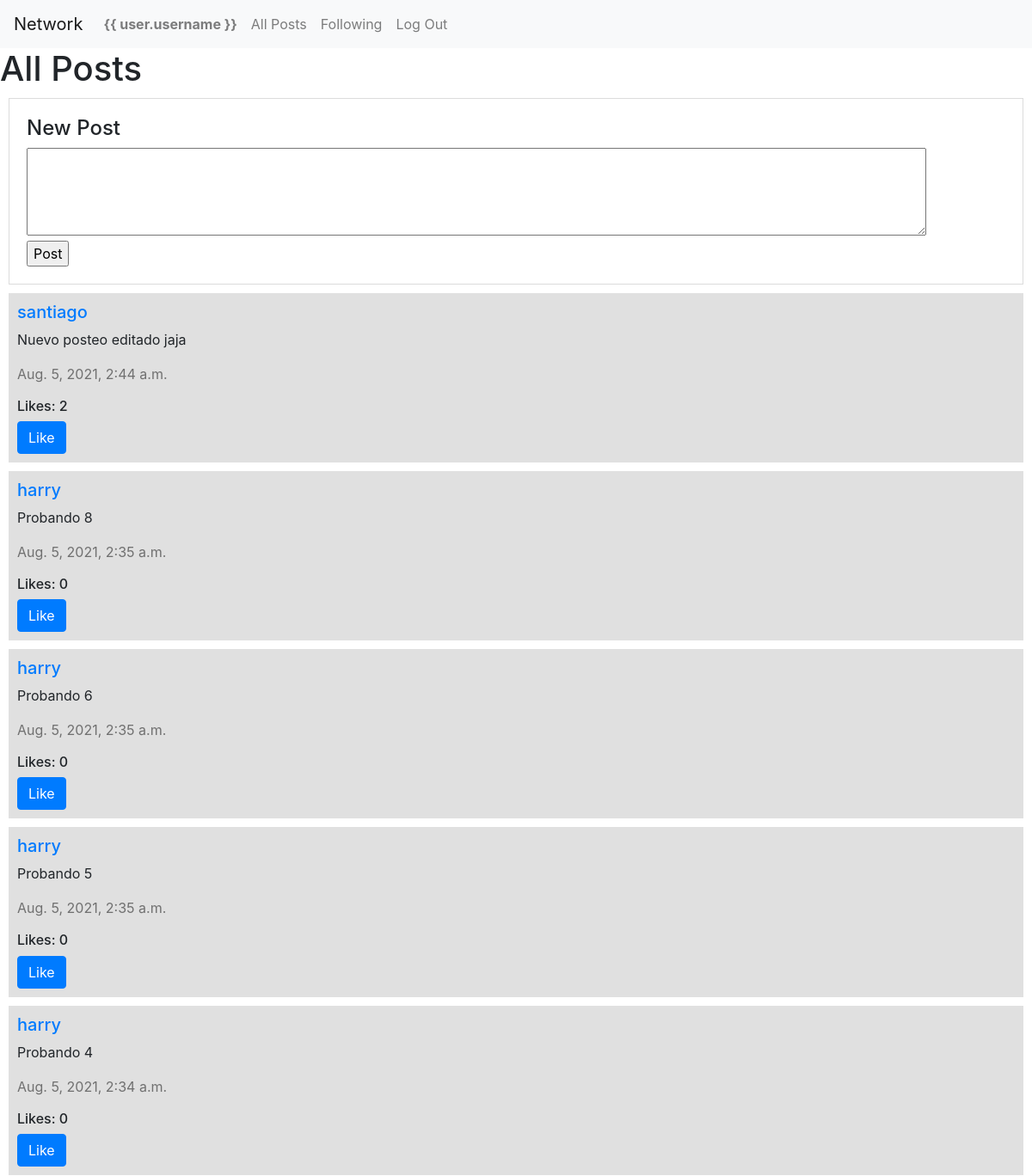
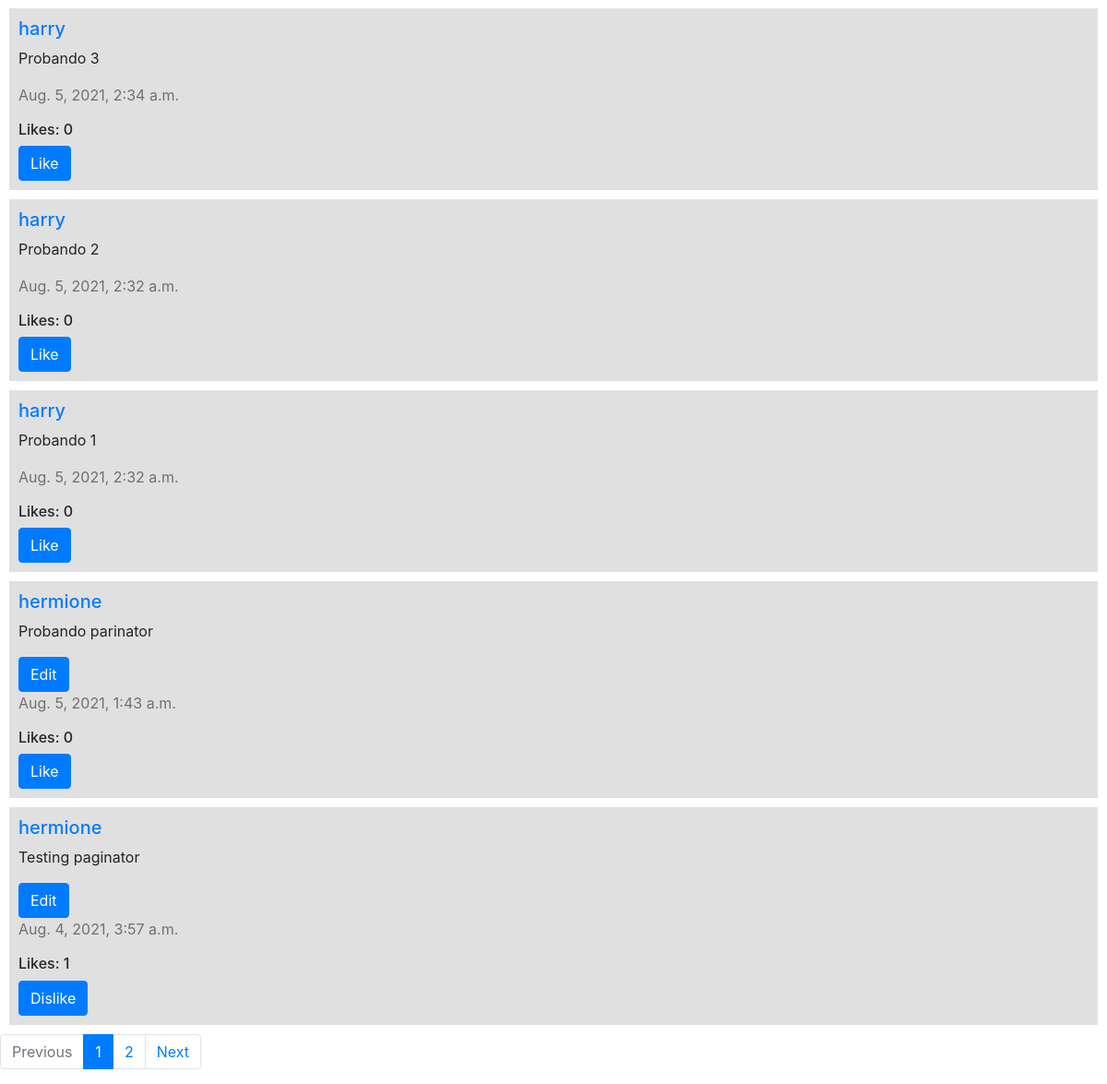
The app's page / (signed in) with its own data (2 pictures, top to bottom).
### network/models.py (models this page shows)
class Post(models.Model):
    user = models.ForeignKey(User, on_delete=models.CASCADE, related_name="posts")
    content = models.CharField(max_length=512)
    timestamp = models.DateTimeField(auto_now_add=True)
    likes = models.ManyToManyField(User, blank=True, related_name="liked_posts")

class User(AbstractUser):
    followers = models.ManyToManyField("self", blank=True, symmetrical=False, related_name="following")

### network/views.py (the view, shortened to what this page needs)
# urls.py: path("", views.index, name="index"),
@csrf_exempt
def index(request):
    if request.method != "POST":
        posts = Post.objects.all()
        posts = posts.order_by("-timestamp").all()
        if request.GET.get("page") != None:
            num_page = request.GET.get("page")
        else:
            num_page = 1
        p = Paginator(posts, 10)
        page = p.page(num_page)
        return render(request, "network/index.html", {
            "num": int(num_page),
            "page": page,
            "num_pages": range(1, p.num_pages+1),
            "last_page": num_page
        })

### network/templates/network/index.html (shortened to what this page needs)
{% extends "network/layout.html" %}
{% load static %}
{% block body %}
{% if user.is_authenticated %}
<h1>All Posts</h1>
<div id="new-post-container">
    <h4>New Post</h4>
    <form id="new-post-form">
        <div>
            <textarea name="content" id="new-post-content" cols="100" rows="4" required></textarea>
        </div>
        <input type="submit" name="submit" value="Post">
    </form>
</div>
{% endif %}
<ul id="posts">
    {% for post in page.object_list %}
    <li class="post">
        <h5><a href="{% url 'profile' post.user.username %}">{{ post.user.username }}</a></h5>
        <p id="post{{ post.id }}-content">{{ post.content }}</p>
        {% if user.is_authenticated and user.id == post.user.id %}
        <button class="edit-btn btn btn-primary" id="edit-btn{{ post.id }}" data-id="{{ post.id }}">Edit</button>
        {% endif %}
        <p class="timestamp">{{ post.timestamp }}</p>
        <div class="likes">
            <h6 id="likes{{ post.id }}">Likes: {{ post.likes.count }}</h6>
            {% if user.is_authenticated %}
            <button class="like-btn btn btn-primary" id="like-btn{{ post.id }}" data-id="{{ post.id }}">
                {% if user not in post.likes.all %}
                Like
                {% else %}
                Dislike
                {% endif %}
            </button>
            {% endif %}
        </div>
    </li>
    {% empty %}
    <li>
        <p>There are no posts.</p>
    </li>
    {% endfor %}
</ul>
<nav aria-label="Page navigation">
    <ul class="pagination">
        {% if page.has_previous %}
        <li class="page-item">
            <a class="page-link" href="?page={{ page.previous_page_number }}">Previous</a>
        </li>
        {% else %}
        <li class="page-item disabled">
            <a class="page-link" href="?page=1">Previous</a>
        </li>
        {% endif %}
        {% for i in num_pages %}
        {% if i == num %}
        <li class="page-item active">
            <a class="page-link" href="?page={{ i }}">
                {{ i }}
            </a>
        </li>
        {% else %}
        <li class="page-item">
            <a class="page-link" href="?page={{ i }}">
                {{ i }}
            </a>
        </li>
        {% endif %}
        {% endfor %}
        {% if page.has_next %}
        <li class="page-item">
            <a class="page-link" href="?page={{ page.next_page_number }}">Next</a>
        </li>
        {% else %}
        <li class="page-item disabled">
            <a class="page-link" href="?page={{ last_page }}">Next</a>
        </li>
        {% endif %}
    </ul>
</nav>
{% endblock %}

### network/static/network/styles.css (style rules this page uses)
#new-post-container { padding: 20px; margin: 10px; border: 1px solid rgb(220, 220, 220); }
#posts { margin: 0; padding: 0; }
.post { padding: 10px; margin: 10px; background-color: rgb(224, 224, 224); list-style-type: none; }
.timestamp { color: rgb(112, 112, 112); }

### records on screen
Post: user.username "santiago", content "Nuevo posteo editado jaja", timestamp "Aug. 5, 2021, 2:44 a.m.", likes.count "2", shows "Like"
Post: user.username "harry", content "Probando 8", timestamp "Aug. 5, 2021, 2:35 a.m.", likes.count "0", shows "Like"
Post: user.username "harry", content "Probando 6", timestamp "Aug. 5, 2021, 2:35 a.m.", likes.count "0", shows "Like"
Post: user.username "harry", content "Probando 5", timestamp "Aug. 5, 2021, 2:35 a.m.", likes.count "0", shows "Like"
Post: user.username "harry", content "Probando 4", timestamp "Aug. 5, 2021, 2:34 a.m.", likes.count "0", shows "Like"
Post: user.username "harry", content "Probando 3", timestamp "Aug. 5, 2021, 2:34 a.m.", likes.count "0", shows "Like"
Post: user.username "harry", content "Probando 2", timestamp "Aug. 5, 2021, 2:32 a.m.", likes.count "0", shows "Like"
Post: user.username "harry", content "Probando 1", timestamp "Aug. 5, 2021, 2:32 a.m.", likes.count "0", shows "Like"
Post: user.username "hermione", content "Probando parinator", timestamp "Aug. 5, 2021, 1:43 a.m.", likes.count "0", shows "Like"
Post: user.username "hermione", content "Testing paginator", timestamp "Aug. 4, 2021, 3:57 a.m.", likes.count "1", shows "Dislike"

### other values on screen
{{ i }} "1"
{{ i }} "2"
